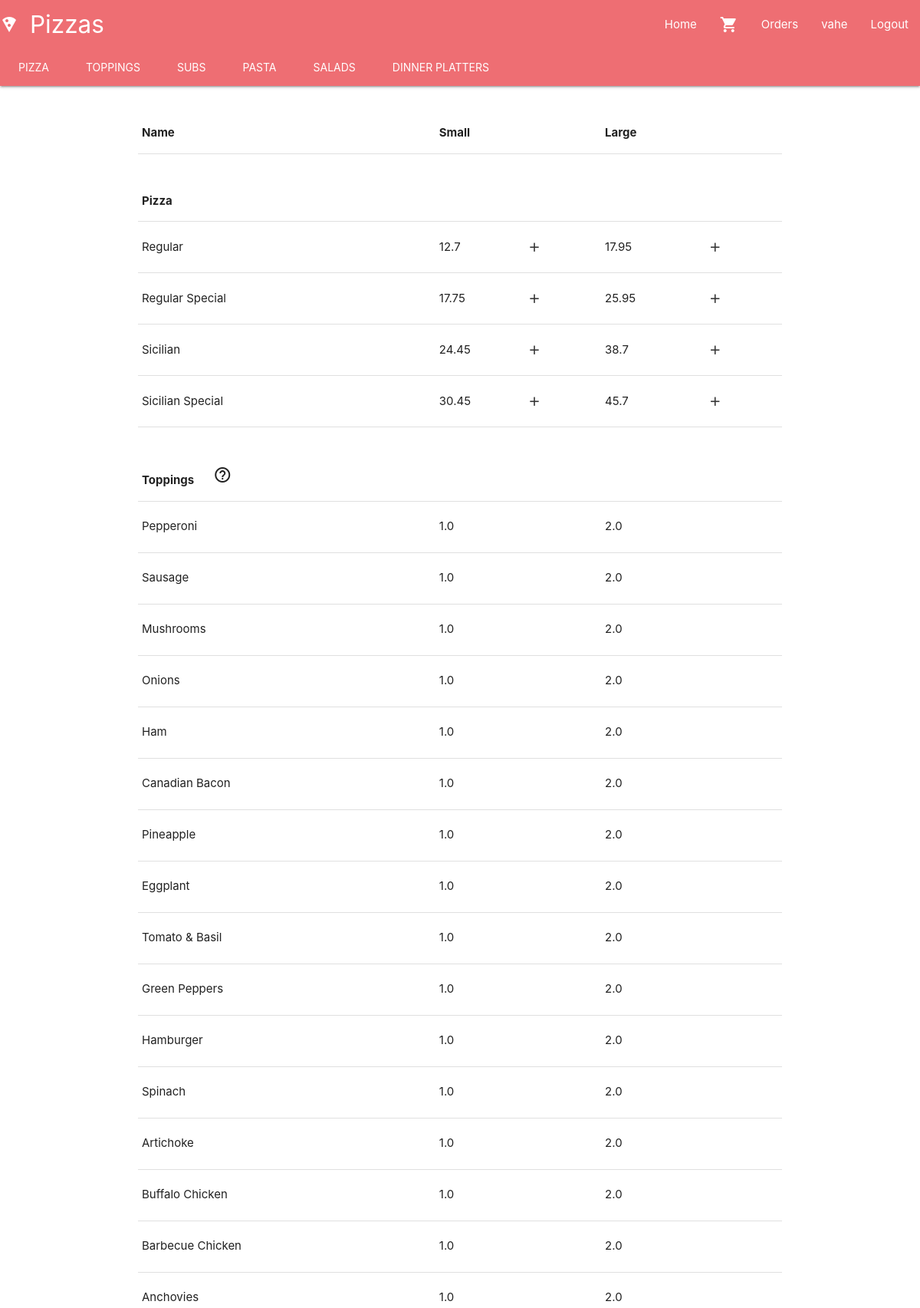
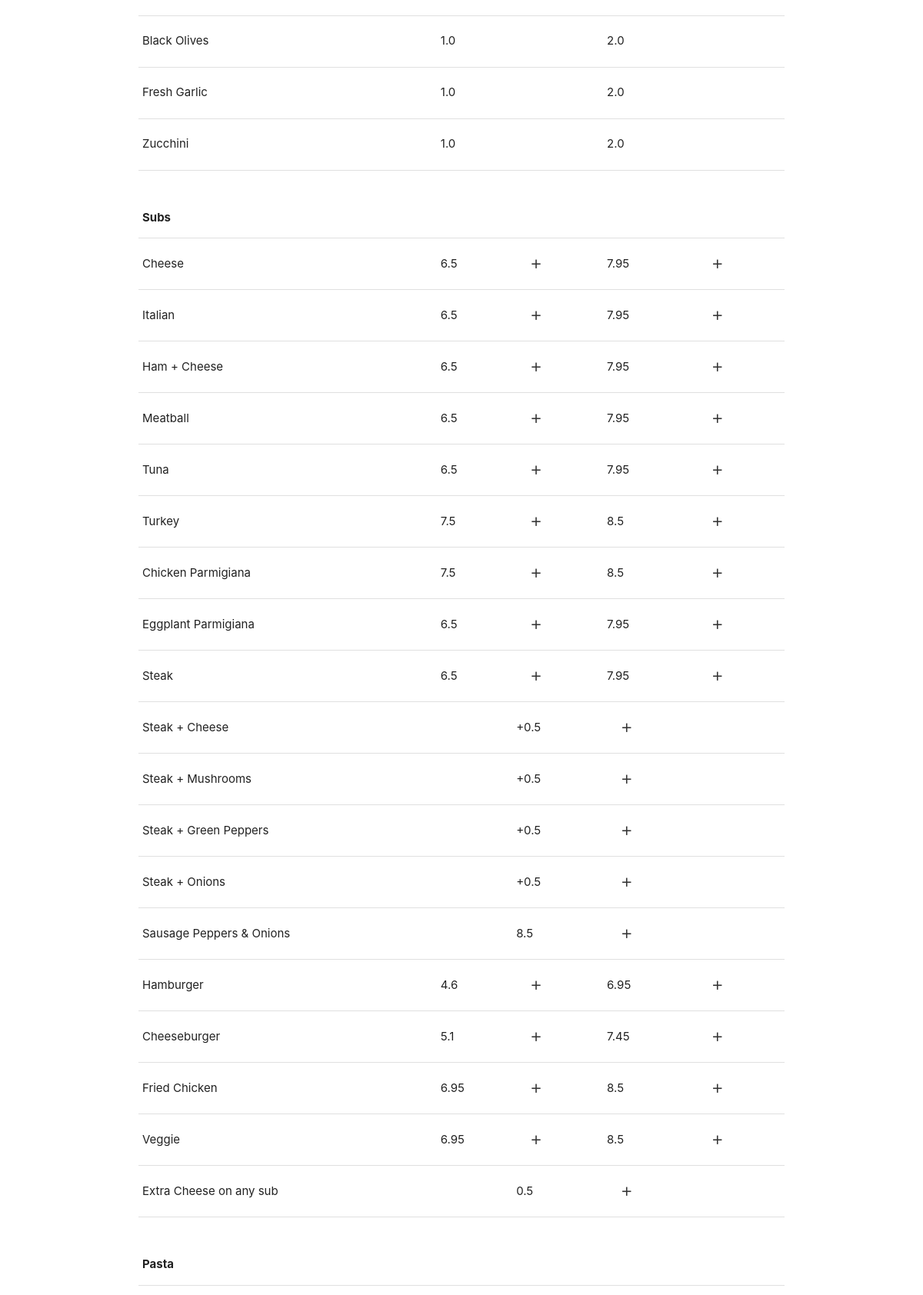
Screenshot of / (signed in, upper part) with the database file from the repository (2 pictures, top to bottom).
### orders/models.py (models this page shows, shortened)
class Menu(models.Model):
    type = models.CharField(max_length=64)
    name = models.CharField(max_length=64)
    small = models.FloatField()
    large = models.FloatField()

### orders/views.py (the view)
# urls.py: path("", views.index, name="index"),
def index(request):
    user = request.user
    if user.is_authenticated:
        cart_items = Cart.objects.filter(user_id=user.id).count()
    else:
        cart_items = 0
    menu = Menu.objects.all()
    context = {
        "cart_count": cart_items,
        "pizza": menu.filter(type="Pizza"),
        "toppings": menu.filter(type="Toppings"),
        "subs": menu.filter(type="Subs"),
        "subsadd": menu.filter(type="Subs addons"),
        "pasta": menu.filter(type="Pasta"),
        "salads": menu.filter(type="Salads"),
        "platters": menu.filter(type="Dinner Platters"),
    }
    return render(request, "orders/index.html", context)

### orders/templates/orders/index.html (shortened to what this page needs)
{% extends "orders/base.html" %}
{% block nav %}
<div id="navbar" class="nav-content">
    <ul class="tabs tabs-transparent">
        <li class="tab"><a class="active" href="#{{ pizza.first.type }}">{{ pizza.first.type }}</a></li>
        <li class="tab"><a class="active" href="#{{ toppings.first.type }}">{{ toppings.first.type }}</a></li>
        <li class="tab"><a class="active" href="#{{ subs.first.type }}">{{ subs.first.type }}</a></li>
        <li class="tab"><a class="active" href="#{{ pasta.first.type }}">{{ pasta.first.type }}</a></li>
        <li class="tab"><a class="active" href="#{{ salads.first.type }}">{{ salads.first.type }}</a></li>
        <li class="tab"><a class="active" href="#{{ platters.first.type }}">{{ platters.first.type }}</a></li>
    </ul>
</div>
{% endblock %}
{% block content %}
<div class="container">
    <table class="highlight">
        <thead>
            <tr>
                <th>Name</th>
                <th>Small</th>
                {% if user.is_authenticated %}
                <th></th>
                {% endif %}
                <th>Large</th>
            </tr>
        </thead>
        <tbody>
            <th id="{{ pizza.first.type }}">{{ pizza.first.type }}</th>
            {% for item in pizza %}
            <tr>
                <td>{{ item.name }}</td>
                <td>{{ item.small }}</td>
                    {% if user.is_authenticated %}
                    <td><button class="add-item btn-flat" data-pizza="{{ item.name }} - small" data-size="{{ item.small }}" data-item="{{ item.id }}" href="" title="add item to shopping cart"><i
                                class="material-icons">add</i></button></td>
                    {% endif %}
                <td>{{ item.large }}</td>
                    {% if user.is_authenticated %}
                    <td><button class="add-item btn-flat" data-pizza="{{ item.name }} - large" data-size="{{ item.large }}" data-item="{{ item.id }}" href="" title="add item to shopping cart"><i
                                class="material-icons">add</i></button></td>
                    {% endif %}
            </tr>
            {% endfor %}
            <th id="{{ toppings.first.type }}">{{ toppings.first.type }} &nbsp; &nbsp; &nbsp;
                <i title="Select Regular or Sicilian Pizza to enable adding Toppings. You may add up to 3 toppings on each Pizza." class="material-icons">help_outline</i></th>
            {% for item in toppings %}
            <tr>
                <td>{{ item.name }}</td>
                <td>{{ item.small }}</td>
                    {% if user.is_authenticated %}
                    <td></td>
                    {% endif %}
                <td>{{ item.large }}</td>
                    {% if user.is_authenticated %}
                    <td></td>
                    {% endif %}
            </tr>
            {% endfor %}
            <th id="{{ subs.first.type }}">{{ subs.first.type }}</th>
            {% for item in subs %}
            <tr>
                {% if item.small == item.large %}
                <td>{{ item.name }}</td>
                <td></td>
                <td>{{ item.large }}</td>
                    {% if user.is_authenticated %}
                    <td><button class="add-item btn-flat" data-size="{{ item.large }}" data-item="{{ item.id }}" href="" title="add item to shopping cart"><i
                                class="material-icons">add</i></button></td>
                    {% endif %}
                {% else %}
                <td>{{ item.name }}</td>
                <td>{{ item.small }}</td>
                    {% if user.is_authenticated %}
                    <td><button class="add-item btn-flat" data-size="{{ item.small }}" data-item="{{ item.id }}" href="" title="add item to shopping cart"><i
                                class="material-icons">add</i></button></td>
                    {% endif %}
                <td>{{ item.large }}</td>
                {% if user.is_authenticated %}
                <td><button class="add-item btn-flat" data-size="{{ item.large }}" data-item="{{ item.id }}" href="" title="add item to shopping cart"><i
                            class="material-icons">add</i></button></td>
                {% endif %}
                {% endif %}
            </tr>
            {% if item.name == "Steak" %}
            {% for item in subsadd %}
            <tr>
                <td>{{ item.name }}</td>
                <td></td>
                <td>+{{ item.large }}</td>
                    {% if user.is_authenticated %}
                    <td><button class="add-item btn-flat" data-size="{{ item.large }}" data-item="{{ item.id }}" href="" title="add item to shopping cart"><i
                                class="material-icons">add</i></button></td>
                    {% endif %}
            </tr>
            {% endfor %}
            {% endif %}
            {% endfor %}
            <th id="{{ pasta.first.type }}">{{ pasta.first.type }}</th>
            {% for item in pasta %}
            <tr>
                <td>{{ item.name }}</td>
                <td></td>
                <td>{{ item.large }}</td>
                    {% if user.is_authenticated %}
                    <td></td>
                    {% endif %}
            </tr>
            {% endfor %}
        </tbody>
    </table>
</div>
{% endblock %}

### orders/templates/orders/base.html (shortened to what this page needs)
<!DOCTYPE html>
<html lang="en">
<head>
    {% load static %}
    <link rel="stylesheet" href="https://cdnjs.cloudflare.com/ajax/libs/materialize/1.0.0/css/materialize.min.css">
    <link href="{% static 'orders/css/style.css' %}" rel="stylesheet">
</head>
<body>
    <nav id="top-menu" class="nav-extended">
        <div class="nav-wrapper">
            <a href="/" class="brand-logo"><i class="material-icons">local_pizza</i>Pizzas</a>
            <ul id="nav-mobile" class="right hide-on-med-and-down">
                <li><a href="/">Home</a></li>
                <li><a href="/cart" title="Shopping Cart"><i class="material-icons">shopping_cart</i></a></li>
                {% if user.is_authenticated %}
                <li><a href="/orders">Orders</a></li>
                <li><a href="">{{ user.username }}</a></li>
                <li><a href="/accounts/logout">Logout</a></li>
                {% else %}
                <li><a href="/register">Register</a></li>
                <li><a href="/accounts/login/">Login</a></li>
                {% endif %}
            </ul>
        </div>
        {% block nav %}
        {% endblock %}
    </nav>
    <main>
        {% block content %}
        {% endblock %}
    </main>
</body>
</html>

### orders/static/orders/css/style.css (style rules this page uses)
table th { padding-top: 50px; }
main { min-height: 100vh; }

### rows the page displays
Menu: first.type "PIZZA", first.type "Pizza", name "Regular", small "12.7", large "17.95"
Menu: first.type "TOPPINGS", first.type "Toppings", name "Pepperoni", small "1.0", large "2.0"
Menu: first.type "SUBS", first.type "Subs", name "Cheese", small "6.5", large "7.95"
Menu: first.type "PASTA", first.type "Pasta"
Menu: first.type "SALADS"
Menu: first.type "DINNER PLATTERS"
Menu: name "Regular Special", small "17.75", large "25.95"
Menu: name "Sicilian", small "24.45", large "38.7"
Menu: name "Sicilian Special", small "30.45", large "45.7"
Menu: name "Sausage", small "1.0", large "2.0"
Menu: name "Mushrooms", small "1.0", large "2.0"
Menu: name "Onions", small "1.0", large "2.0"
Menu: name "Ham", small "1.0", large "2.0"
Menu: name "Canadian Bacon", small "1.0", large "2.0"
Menu: name "Pineapple", small "1.0", large "2.0"
Menu: name "Eggplant", small "1.0", large "2.0"
Menu: name "Tomato & Basil", small "1.0", large "2.0"
Menu: name "Green Peppers", small "1.0", large "2.0"
Menu: name "Hamburger", small "1.0", large "2.0"
Menu: name "Spinach", small "1.0", large "2.0"
Menu: name "Artichoke", small "1.0", large "2.0"
Menu: name "Buffalo Chicken", small "1.0", large "2.0"
Menu: name "Barbecue Chicken", small "1.0", large "2.0"
Menu: name "Anchovies", small "1.0", large "2.0"
Menu: name "Black Olives", small "1.0", large "2.0"
Menu: name "Fresh Garlic", small "1.0", large "2.0"
Menu: name "Zucchini", small "1.0", large "2.0"
Menu: name "Italian", small "6.5", large "7.95"
Menu: name "Ham + Cheese", small "6.5", large "7.95"
Menu: name "Meatball", small "6.5", large "7.95"
Menu: name "Tuna", small "6.5", large "7.95"
Menu: name "Turkey", small "7.5", large "8.5"
Menu: name "Chicken Parmigiana", small "7.5", large "8.5"
Menu: name "Eggplant Parmigiana", small "6.5", large "7.95"
Menu: name "Steak", small "6.5", large "7.95"
Menu: name "Steak + Cheese", large "0.5"
Menu: name "Steak + Mushrooms", large "0.5"
Menu: name "Steak + Green Peppers", large "0.5"
Menu: name "Steak + Onions", large "0.5"
Menu: name "Sausage Peppers & Onions", large "8.5"
Menu: name "Hamburger", small "4.6", large "6.95"
Menu: name "Cheeseburger", small "5.1", large "7.45"
Menu: name "Fried Chicken", small "6.95", large "8.5"
Menu: name "Veggie", small "6.95", large "8.5"
Menu: name "Extra Cheese on any sub", large "0.5"

### other values shown
{{ user.username }} "vahe"
